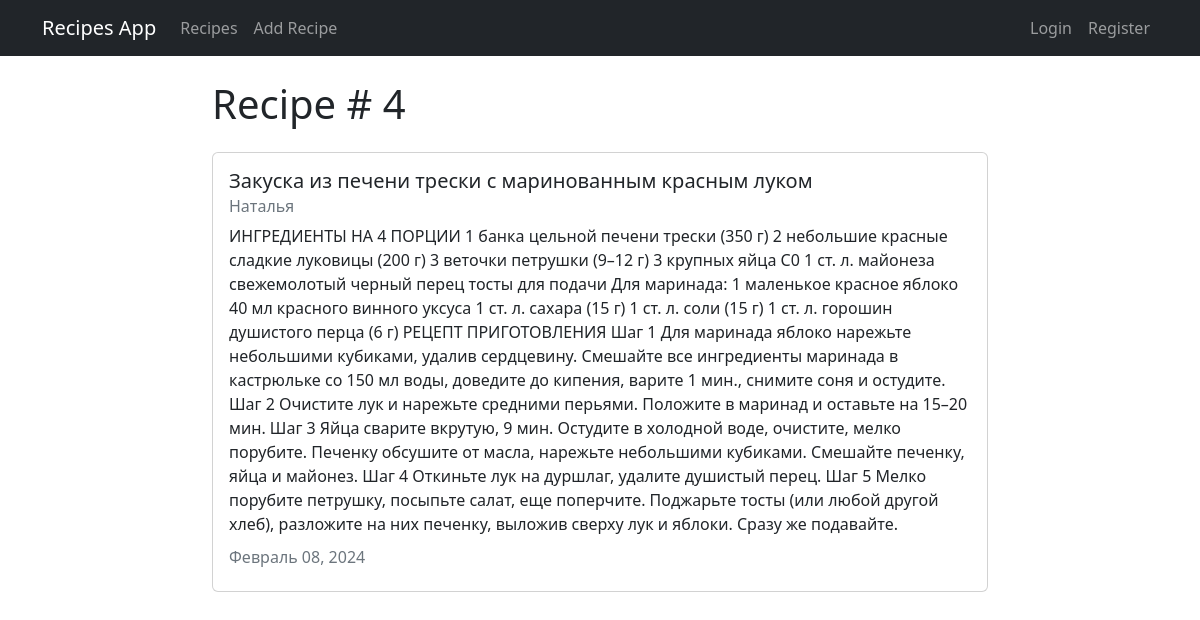
The page /recipe/4 on the database its author committed.
### recipe/models.py (models this page shows, shortened)
class Recipe(models.Model):
    title = models.CharField(max_length=100)
    description = models.TextField()
    author = models.ForeignKey(User, on_delete=models.CASCADE)
    created_at = models.DateTimeField(auto_now_add=True)
    updated_at = models.DateTimeField(auto_now=True)

### recipe/views.py (the view)
# urls.py: path('recipe/<int:pk>', views.RecipeDetailView.as_view(), name="recipe-detail"),
class RecipeDetailView(DetailView):
    model = models.Recipe

### recipe/templates/recipe/recipe_detail.html (shortened to what this page needs)
{% extends "recipe/base.html" %}
{% block content %}
<h1>Recipe # {{object.id}}</h1>
<div class="card my-4">
  <div class="card-body">
    <h5 class="card-title">{{ object.title }}</h5>
    <h6 class="card-subtitle mb-2 text-muted">{{ object.author }}</h6>
    <p class="card-text">{{ object.description }}</p>
    <h6 class="card-subtitle mb-2 text-muted">
      {{ object.updated_at|date:"F d, Y" }}
    </h6>
  </div>
</div>
{% endblock content %}

### rows shown on the page
Recipe: id "4", title "Закуска из печени трески с маринованным красным луком", author "Наталья", description "ИНГРЕДИЕНТЫ НА 4 ПОРЦИИ 1 банка цельной печени трески (350 г) 2 небольшие красные сладкие луковицы (200 г) 3 веточки петрушки (9–12 г) 3 крупных яйца С0 1 ст. л. майонеза свежемолотый черный перец тосты для подачи Для маринада: 1 маленькое красное яблоко 40 мл красного винного уксуса 1 ст. л. сахара (15 г) 1 ст. л. соли (15 г) 1 ст. л. горошин душистого перца (6 г) РЕЦЕПТ ПРИГОТОВЛЕНИЯ Шаг 1 Для маринада яблоко нарежьте небольшими кубиками, удалив сердцевину. Смешайте все ингредиенты маринада в кастрюльке со 150 мл воды, доведите до кипения, варите 1 мин., снимите соня и остудите. Шаг 2 Очистите лук и нарежьте средними перьями. Положите в маринад и оставьте на 15–20 мин. Шаг 3 Яйца сварите…", updated_at "Февраль 08, 2024"
